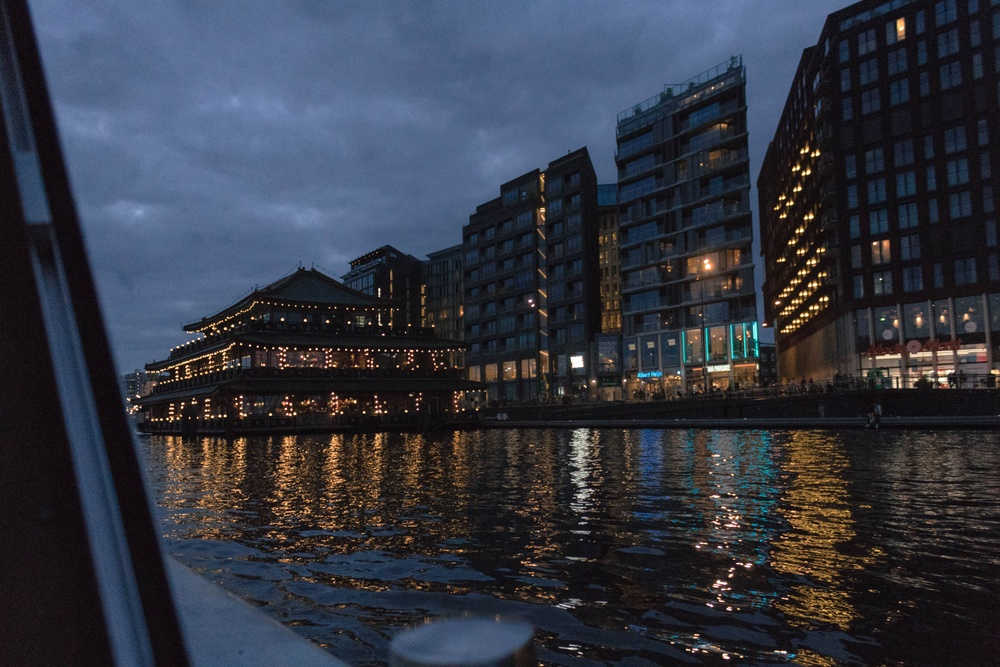
#> input picture Image Processing/low_contrast.jpg, 1000 x 667 px, shrunk from 5184 x 3456 before the run, found by its file name
$ jupyter execute image_processing1.ipynb
#> lines starting #> are read from the running program, lines starting #| are printed output that depends on the picture; after the words box and inside, x2 and y2 are one past the last pixel; in counts of white or black regions, pixels touching at a corner belong together
# Aumento del contrasto di un'immagine a basso contrasto

[cell 1]
import cv2
import numpy as np

import matplotlib.pyplot as plt

# Caricamento immagine
im_low = cv2.imread('low_contrast.jpg')
#> im_low is the input picture: shape (667, 1000, 3); mean B, G, R 66.9, 55.1, 51.4

# Conversione da BGR, formato OpenCv, a LAB
lab = cv2.cvtColor(im_low, cv2.COLOR_BGR2LAB)
#> lab: shape (667, 1000, 3); mean of channels 0, 1, 2 57.8, 130.3, 121

# Conversione a float per evitare overflow durante la moltiplicazione
lab = lab.astype(np.float32)
#> lab: shape (667, 1000, 3) float32; mean of channels 0, 1, 2 57.8, 129.9, 121.2

# Aumento del contrasto / luminosita' sul canale L
lab[:, :, 0] *= 1.5
#> lab: shape (667, 1000, 3) float32; mean of channels 0, 1, 2 86.6, 129.9, 121.2

#Clipping dei valori nell'intervallo valido [0,255]

l_channel = lab[:,:,0]
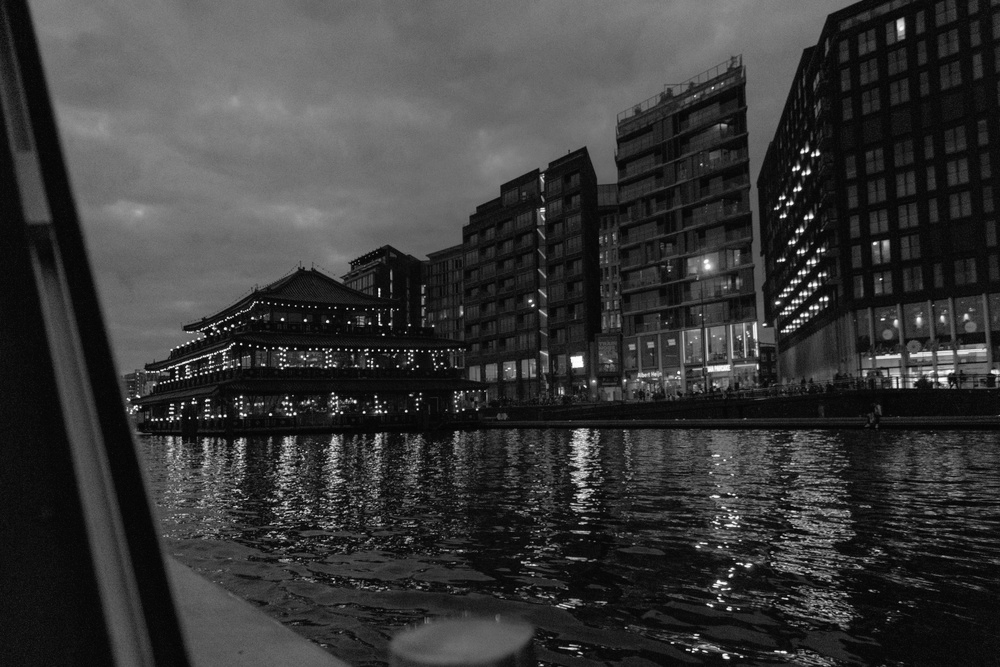
#> l_channel: shape (667, 1000) float32; min 1.5, max 382.5, mean 86.6; drawn with min black and max white
# Clip

l_channel[l_channel>255] = 255
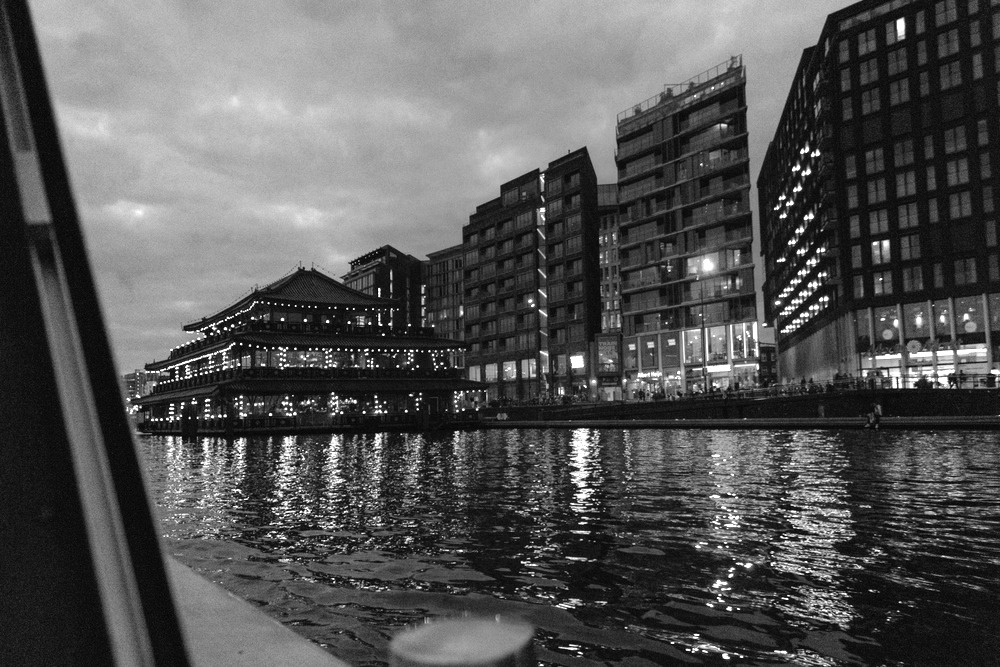
#> l_channel: shape (667, 1000) float32; 0.69% of pixels changed, all inside (x1, y1, x2, y2) = (127, 20, 1000, 666)

# Riconversione a uint8
lab = lab.astype(np.uint8)
#> lab: shape (667, 1000, 3); mean of channels 0, 1, 2 86, 130.3, 121

# Conversione da LAB a BGR
im_high = cv2.cvtColor(lab, cv2.COLOR_LAB2BGR)
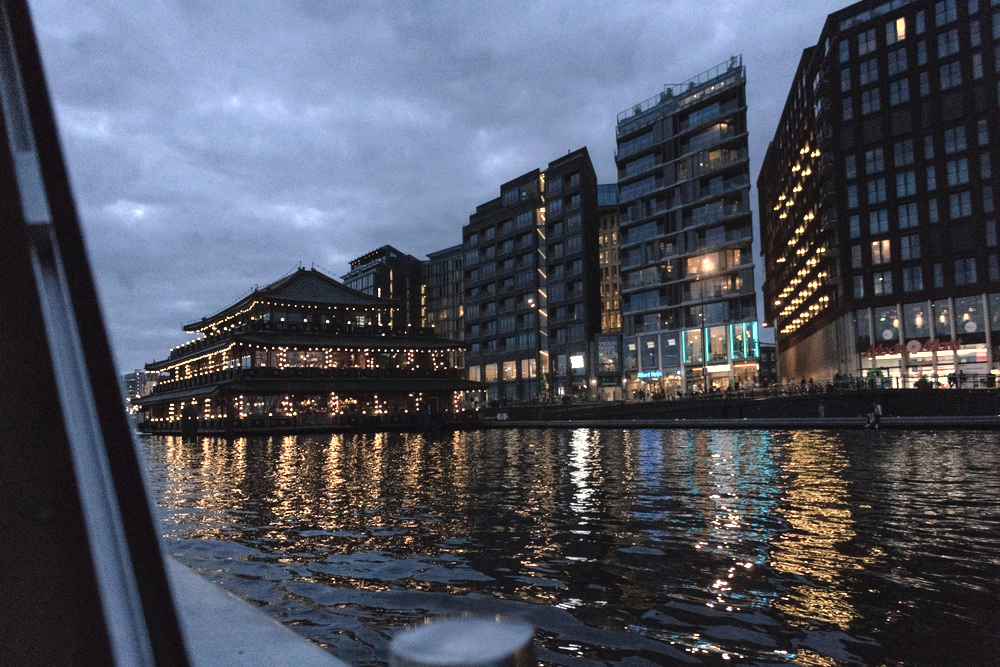
#> im_high: shape (667, 1000, 3); mean B, G, R 94.9, 82.3, 78.6

# Visualizzazione delle immagini

"""cv2.imshow("im_low", im_low)
cv2.imshow("im_high", im_high)
cv2.waitKey(0)
cv2.destroyAllWindows()"""

fig, (ax1,ax2) = plt.subplots(1,2,figsize=(12,5)) # 1 riga 2 colonne

ax1.imshow(cv2.cvtColor(im_low, cv2.COLOR_BGR2RGB))
ax1.axis('off')
ax1.set_title('Originale')

ax2.imshow(cv2.cvtColor(im_high, cv2.COLOR_BGR2RGB))
ax2.axis('off')
ax2.set_title('Contrasto aumentato')

plt.tight_layout()
plt.show()
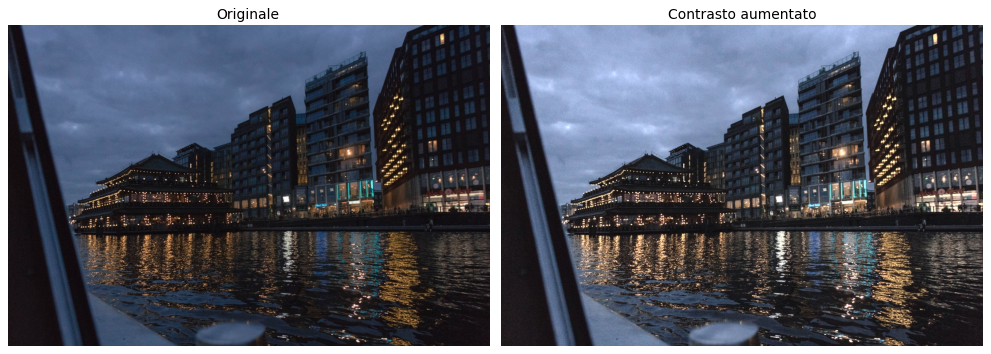
#> figure drawn by matplotlib, 2 panels

Il contrasto viene aumentato moltiplicandolo per un fatto maggiore di uno; effettuata l'operazione, prima di riconvertire l'immagine nel formato BGR, viene effettuato il *clipping* per fare in modo che i valori della matrice L rientrino nello spazio [0,255].

In sintesi, il codice realizza un aumento del contrasto agendo principalmente sulla componente luminosa dell’immagine, preservando meglio la componente cromatica rispetto a una modifica diretta dei canali RGB/BGR.

### Filtro medio generico su immagine a colori

Il concetto è costruire un **kernel** 11x11 con coefficienti tutti uguali, normalizzati in maniera tale che la loro somma faccia 1, successivamente lo si applica all'immagine con `cv2.filter2D`

[cell 2]
import cv2
import numpy as np
import matplotlib.pyplot as plt

im_low = cv2.imread("low_contrast.jpg")

# Kernel medio 11x11
kernel = (1 / 121) * np.ones((11,11), np.float32)

# Applicazione del filtro all'immagine
# ddepth=-1 mantiene la stessa profondità dell'immagine di input

avg = cv2.filter2D(src=im_low, ddepth=-1, kernel=kernel)
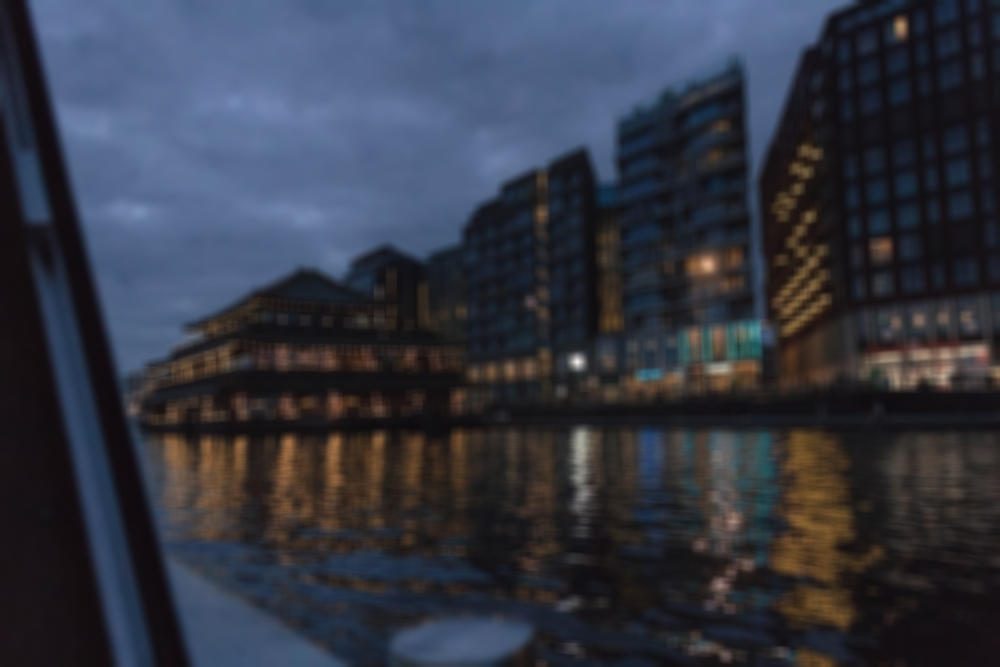
#> avg: shape (667, 1000, 3); mean B, G, R 66.9, 55.1, 51.4

fig, (ax1,ax2) = plt.subplots(1,2, figsize=(12, 5))

ax1.imshow(cv2.cvtColor(im_low, cv2.COLOR_BGR2RGB))
ax1.set_title("Immagine originale")
ax1.axis('off')


ax2.imshow(cv2.cvtColor(avg, cv2.COLOR_BGR2RGB))
ax2.set_title("Immagine con filtro applicato")
ax2.axis('off')

plt.tight_layout()
plt.show()
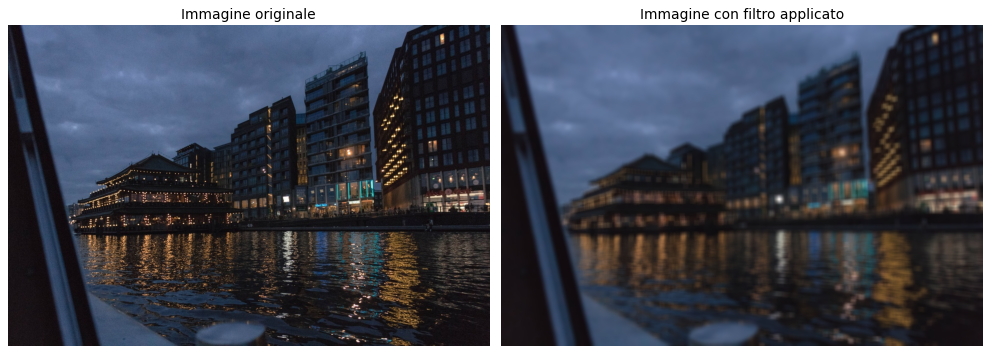
#> figure drawn by matplotlib, 2 panels
